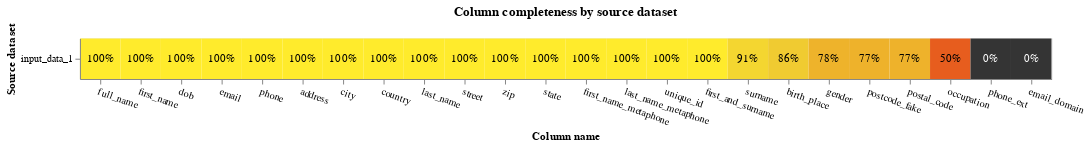

Notebook source saved alongside this figure:
### Code cell
# Analyze completeness of data
db_api = DuckDBAPI()
analyze_completeness(combined_df, db_api)

### Figure 1 — Vega-Lite specification as saved in the notebook (floating-point values rounded to 4 significant figures)
{"config": {"view": {"continuousWidth": 400, "continuousHeight": 300}}, "layer": [{"mark": "rect", "encoding": {"color": {"field": "completeness", "legend": null, "scale": {"scheme": "darkred", "zero": true}, "type": "quantitative"}, "tooltip": [{"field": "source_dataset", "title": "Source dataset", "type": "nominal"}, {"field": "total_rows_inc_nulls", "format": ",", "title": "# of records", "type": "quantitative"}, {"field": "column_name", "title": "Column name", "type": "nominal"}, {"field": "total_null_rows", "format": ",", "title": "# of nulls", "type": "quantitative"}, {"field": "completeness", "format": ".1%", "type": "quantitative"}], "x": {"axis": {"labelAngle": 20}, "field": "column_name", "sort": {"field": "mean_comp", "order": "descending"}, "title": "Column name", "type": "nominal"}, "y": {"field": "source_dataset", "title": "Source dataset", "type": "nominal"}}, "title": "Column completeness by source dataset", "transform": [{"joinaggregate": [{"op": "mean", "field": "completeness", "as": "mean_comp"}], "groupby": ["column_name"]}]}, {"mark": {"type": "text"}, "encoding": {"color": {"condition": {"test": "datum['completeness'] < 0.5", "value": "white"}, "value": "black"}, "text": {"field": "completeness", "format": ".0%", "type": "quantitative"}, "x": {"axis": {"labelAngle": 0}, "field": "column_name", "sort": {"field": "mean_comp", "order": "descending"}, "type": "nominal"}, "y": {"field": "source_dataset", "type": "nominal"}}, "transform": [{"joinaggregate": [{"op": "mean", "field": "completeness", "as": "mean_comp"}], "groupby": ["column_name"]}]}], "data": {"name": "data-796b007d79c8cb7e876d2e3747a18465"}, "height": {"step": 40}, "width": {"step": 40}, "$schema": "https://vega.github.io/schema/vega-lite/v5.9.3.json", "datasets": {"data-796b007d79c8cb7e876d2e3747a18465": [{"source_dataset": "input_data_1", "column_name": "full_name", "total_null_rows": 0, "total_rows_inc_nulls": 50578, "completeness": 1.0}, {"source_dataset": "input_data_1", "column_name": "first_and_surname", "total_null_rows": 67, "total_rows_inc_nulls": 50578, "completeness": 0.9987}, {"source_dataset": "input_data_1", "column_name": "first_name", "total_null_rows": 0, "total_rows_inc_nulls": 50578, "completeness": 1.0}, {"source_dataset": "input_data_1", "column_name": "surname", "total_null_rows": 4515, "total_rows_inc_nulls": 50578, "completeness": 0.9107}, {"source_dataset": "input_data_1", "column_name": "dob", "total_null_rows": 0, "total_rows_inc_nulls": 50578, "completeness": 1.0}, {"source_dataset": "input_data_1", "column_name": "birth_place", "total_null_rows": 6927, "total_rows_inc_nulls": 50578, "completeness": 0.863}, {"source_dataset": "input_data_1", "column_name": "postcode_fake", "total_null_rows": 11426, "total_rows_inc_nulls": 50578, "completeness": 0.7741}, {"source_dataset": "input_data_1", "column_name": "gender", "total_null_rows": 11230, "total_rows_inc_nulls": 50578, "completeness": 0.778}, {"source_dataset": "input_data_1", "column_name": "occupation", "total_null_rows": 25289, "total_rows_inc_nulls": 50578, "completeness": 0.5}, {"source_dataset": "input_data_1", "column_name": "email", "total_null_rows": 0, "total_rows_inc_nulls": 50578, "completeness": 1.0}, {"source_dataset": "input_data_1", "column_name": "phone", "total_null_rows": 0, "total_rows_inc_nulls": 50578, "completeness": 1.0}, {"source_dataset": "input_data_1", "column_name": "address", "total_null_rows": 0, "total_rows_inc_nulls": 50578, "completeness": 1.0}, {"source_dataset": "input_data_1", "column_name": "city", "total_null_rows": 0, "total_rows_inc_nulls": 50578, "completeness": 1.0}, {"source_dataset": "input_data_1", "column_name": "country", "total_null_rows": 0, "total_rows_inc_nulls": 50578, "completeness": 1.0}, {"source_dataset": "input_data_1", "column_name": "postal_code", "total_null_rows": 11426, "total_rows_inc_nulls": 50578, "completeness": 0.7741}, {"source_dataset": "input_data_1", "column_name": "last_name", "total_null_rows": 0, "total_rows_inc_nulls": 50578, "completeness": 1.0}, {"source_dataset": "input_data_1", "column_name": "street", "total_null_rows": 0, "total_rows_inc_nulls": 50578, "completeness": 1.0}, {"source_dataset": "input_data_1", "column_name": "zip", "total_null_rows": 0, "total_rows_inc_nulls": 50578, "completeness": 1.0}, {"source_dataset": "input_data_1", "column_name": "state", "total_null_rows": 0, "total_rows_inc_nulls": 50578, "completeness": 1.0}, {"source_dataset": "input_data_1", "column_name": "phone_ext", "total_null_rows": 50578, "total_rows_inc_nulls": 50578, "completeness": 0.0}, {"source_dataset": "input_data_1", "column_name": "email_domain", "total_null_rows": 50578, "total_rows_inc_nulls": 50578, "completeness": 0.0}, {"source_dataset": "input_data_1", "column_name": "first_name_metaphone", "total_null_rows": 0, "total_rows_inc_nulls": 50578, "completeness": 1.0}, {"source_dataset": "input_data_1", "column_name": "last_name_metaphone", "total_null_rows": 0, "total_rows_inc_nulls": 50578, "completeness": 1.0}, {"source_dataset": "input_data_1", "column_name": "unique_id", "total_null_rows": 0, "total_rows_inc_nulls": 50578, "completeness": 1.0}]}}
